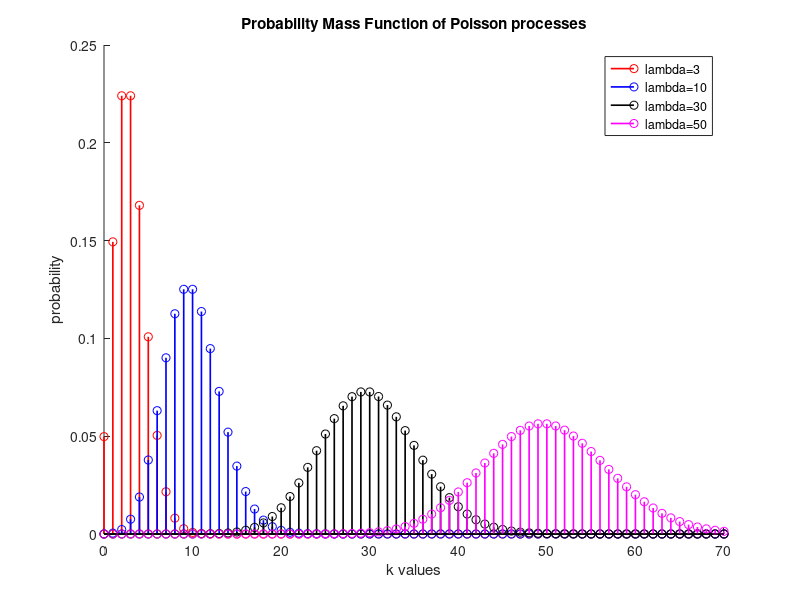
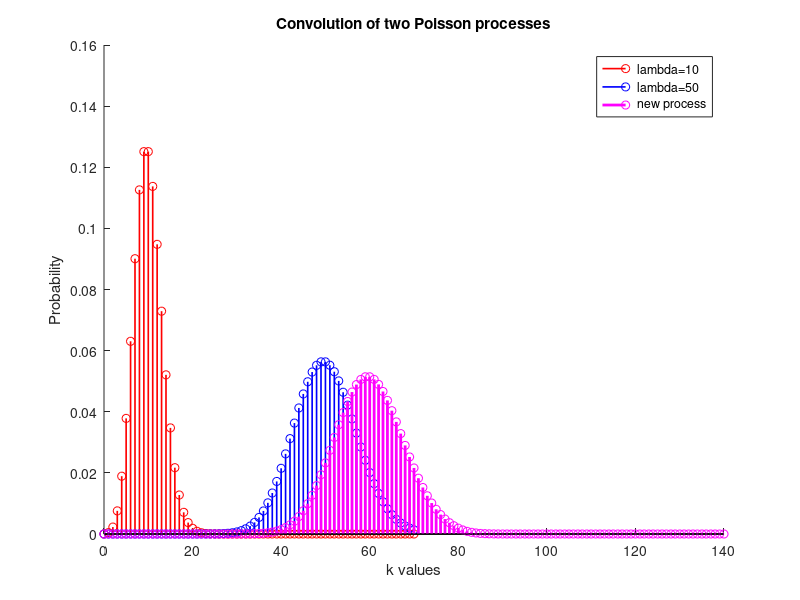
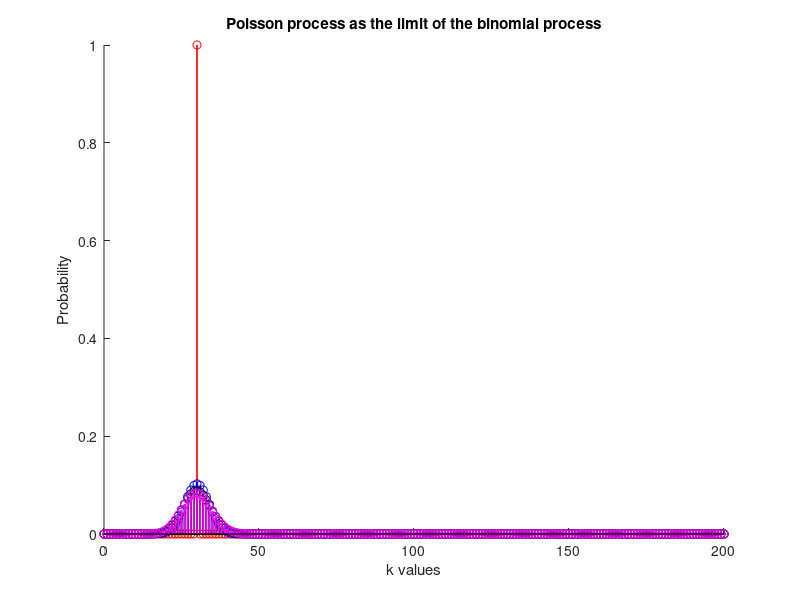

The MATLAB source for these figures, in order:

clc;

clc;
clear all;
close all;

pkg load statistics;

% TASK: In a common diagram, design the Probability Mass Function of Poisson processes
% with lambda parameters 3, 10, 30, 50. In the horizontal axes, choose k parameters 
% between 0 and 70.
% #Erwthma A
k = 0:1:70;
lambda = [3,10,30,50];

for i=1:columns(lambda)
  poisson(i,:) = poisspdf(k,lambda(i));
endfor

colors = "rbkm";
figure(1);
hold on;
for i=1:columns(lambda)
  stem(k,poisson(i,:),colors(i),"linewidth",1.2);
endfor
hold off;

title("Probability Mass Function of Poisson processes");
xlabel("k values");
ylabel("probability");
legend("lambda=3","lambda=10","lambda=30","lambda=50");

% # TASK: regarding the poisson process with parameter lambda 30, compute its mean 
% # value and variance
% #Erwthma B
index = find(lambda == 30);
chosen = poisson(index,:);
mean_value = 0;
for i=0:(columns(poisson(index,:))-1)
  mean_value = mean_value + i.*poisson(index,i+1);
endfor

display("mean value of Poisson with lambda 30 is");
display(mean_value);

second_moment = 0;
for i=0:(columns(poisson(index,:))-1)
  second_moment = second_moment + i.*i.*poisson(index,i+1);
endfor

variance = second_moment - mean_value.^2;
display("Variance of Poisson with lambda 30 is");
display(variance);

% # TASK: consider the convolution of the Poisson distribution with lambda 20 with 
% # the Poisson distribution with lambda 30. 
% #Erwthma C
first = find(lambda==10);
second = find(lambda==50);
poisson_first = poisson(first,:);
poisson_second = poisson(second,:);

composed = conv(poisson_first,poisson_second);
new_k = 0:1:(2*70);

figure(2);
hold on;
stem(k,poisson_first(:),colors(1),"linewidth",1.2);
stem(k,poisson_second(:),colors(2),"linewidth",1.2);
stem(new_k,composed,"mo","linewidth",2);
hold off;
title("Convolution of two Poisson processes");
xlabel("k values");
ylabel("Probability");
legend("lambda=10","lambda=50","new process");

% # TASK: show that Poisson process is the limit of the binomial distribution.
% #Erwthma D
k = 0:1:200;
% # Define the desired Poisson Process
lambda = 30;
i = 1:1:5;
n = lambda.*i; 
p = lambda./n;

figure(3);
title("Poisson process as the limit of the binomial process");
xlabel("k values");
ylabel("Probability");
hold on;
for i=1:4
  binomial = binopdf(k,n(i),p(i));
  stem(k,binomial,colors(i),'linewidth',1.2);
endfor
hold off;